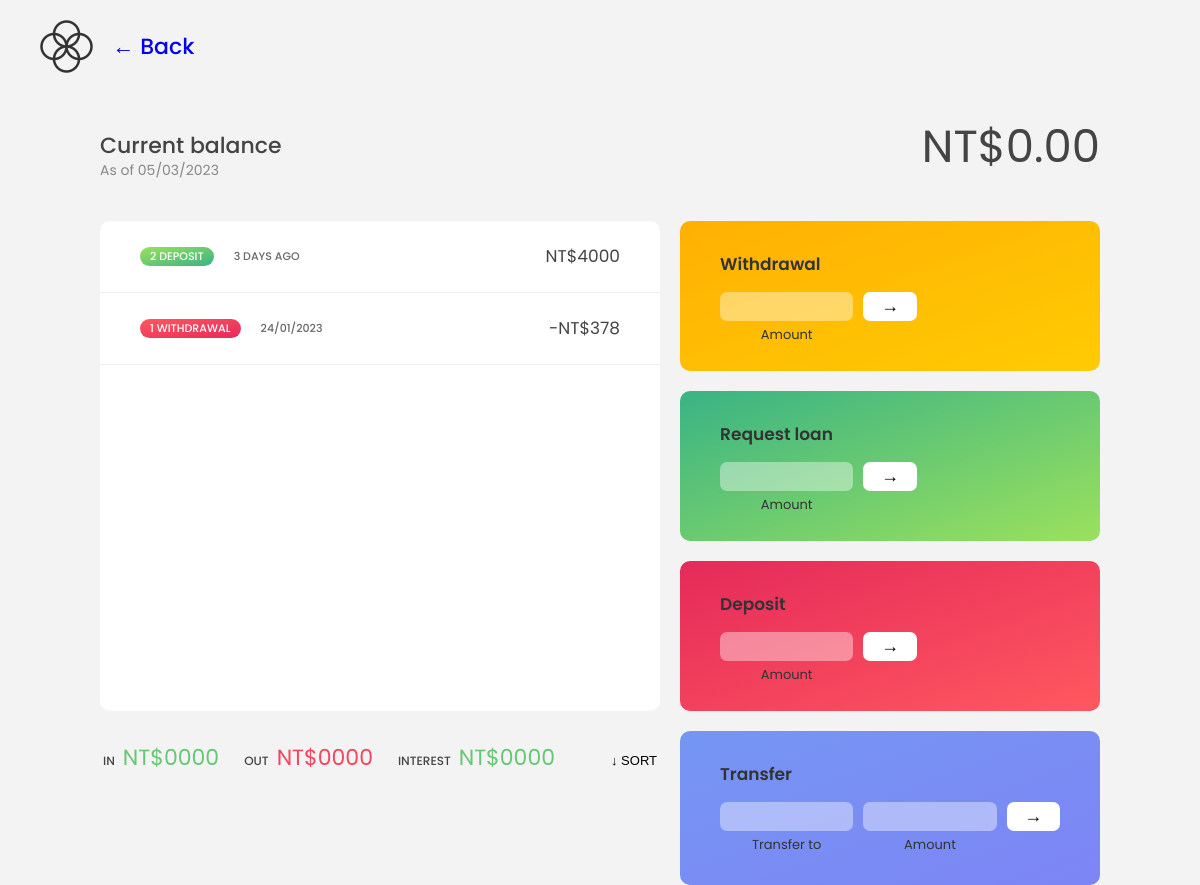
The page /bank/ (signed in) on the database as committed earlier.
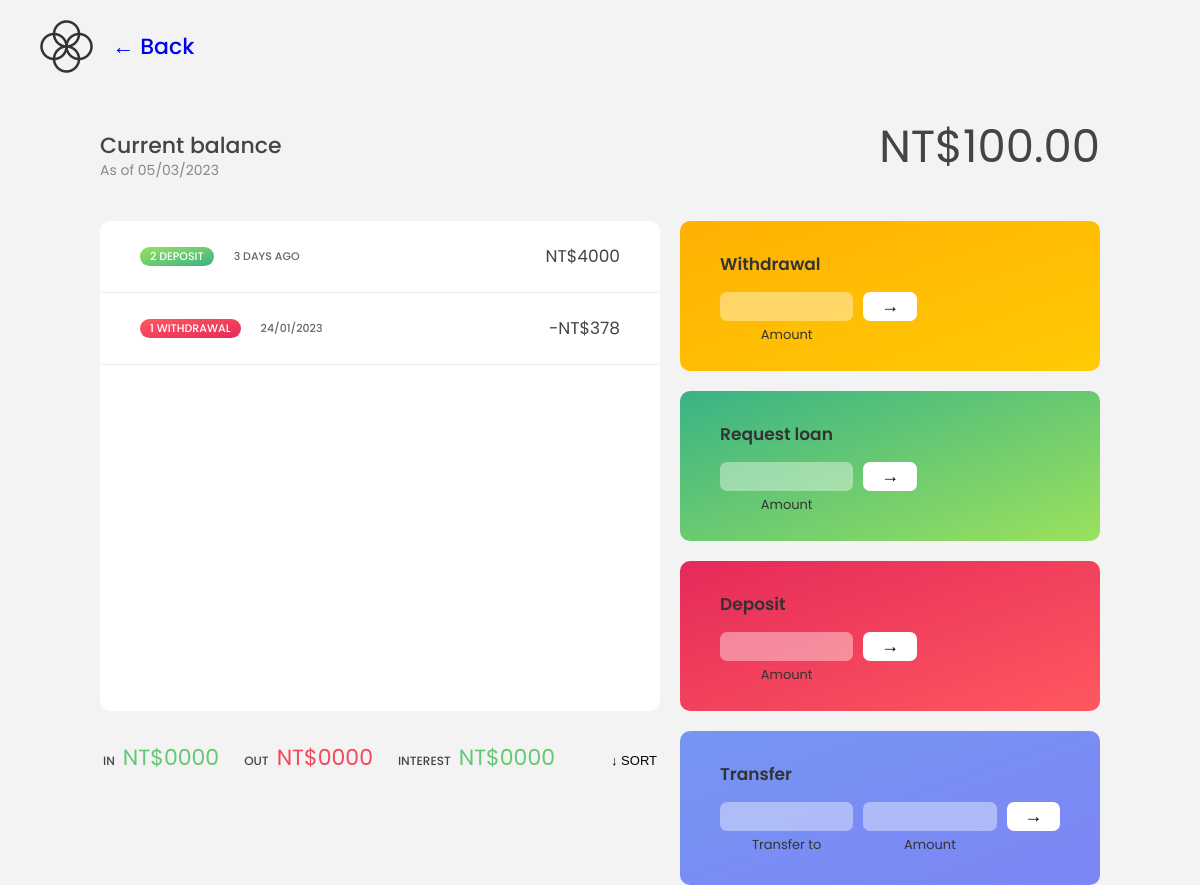
The same page on the database as committed later.
### users/models.py (models this page shows, shortened)
class BankAccount(models.Model):
    owner = models.ForeignKey(UserProfile, on_delete=models.CASCADE, null=False, blank=False)
    account_id = models.UUIDField(default=uuid.uuid4, unique=True, editable=False)
    balance = models.DecimalField(default=0, max_digits=12, decimal_places=2)
    interest = models.DecimalField(default=0, max_digits=12, decimal_places=2)

### bank/views.py (the view)
# urls.py: path('',  views.bankDashboard, name='bankDashboard'),
@login_required(login_url='login')
def bankDashboard(request):
    user_profile = request.user.userprofile
    bankAccount = BankAccount.objects.get(owner=user_profile)
    balance=bankAccount.balance
    context={"balance": balance}
    return render(request, 'bank/bank.html', context)

### bank/templates/bank/bank.html (shortened to what this page needs)
{% load static %}
<!DOCTYPE html>
<html lang="en">
  <head>
    <link rel="stylesheet" href="{% static 'css/bank.css' %} " />
  </head>
  <body>
    <nav>
      <img src="{% static 'img/logo-small.png' %}" alt="Logo" class="logo" />
      <a href="{% url '' %}" class="back__btn">← Back</a>
    </nav>
    <main class="app">
      <div class="balance">
        <div>
          <p class="balance__label">Current balance</p>
          <p class="balance__date">
            As of <span class="date">05/03/2023</span>
          </p>
        </div>
        <p class="balance__value">NT${{ balance }}</p>
      </div>
      <div class="movements">
        <div class="movements__row">
          <div class="movements__type movements__type--deposit">2 deposit</div>
          <div class="movements__date">3 days ago</div>
          <div class="movements__value">NT$4000</div>
        </div>
        <div class="movements__row">
          <div class="movements__type movements__type--withdrawal">
            1 withdrawal
          </div>
          <div class="movements__date">24/01/2023</div>
          <div class="movements__value">-NT$378</div>
        </div>
      </div>
      <div class="summary">
        <p class="summary__label">In</p>
        <p class="summary__value summary__value--in">NT$0000</p>
        <p class="summary__label">Out</p>
        <p class="summary__value summary__value--out">NT$0000</p>
        <p class="summary__label">Interest</p>
        <p class="summary__value summary__value--interest">NT$0000</p>
        <button class="btn--sort">↓ SORT</button>
      </div>
      <div class="operation operation--withdrawal">
        <h2>Withdrawal</h2>
        <form class="form form--withdrawal">
          <input type="number" class="form__input form__input--withdrawal" />
          <button class="form__btn form__btn--withdrawal">→</button>
          <label class="form__label form__label--withdrawal">Amount</label>
        </form>
      </div>
      <div class="operation operation--loan">
        <h2>Request loan</h2>
        <form class="form form--loan">
          <input type="number" class="form__input form__input--loan-amount" />
          <button class="form__btn form__btn--loan">→</button>
          <label class="form__label form__label--loan">Amount</label>
        </form>
      </div>
      <div class="operation operation--deposit">
        <h2>Deposit</h2>
        <form
          class="form form--deposit"
          method="POST"
          action="{% url 'deposit' %}"
        >
          <input
            type="number"
            class="form__input form__input--deposit"
            name="deposit"
          />
          <button class="form__btn form__btn--deposit" type="submit">→</button>
          <label class="form__label form__label--deposit">Amount</label>
        </form>
      </div>
      <div class="operation operation--transfer">
        <h2>Transfer</h2>
        <form class="form form--transfer">
          <input type="text" class="form__input form__input--to" />
          <input type="number" class="form__input form__input--amount" />
          <button class="form__btn form__btn--transfer">→</button>
          <label class="form__label">Transfer to</label>
          <label class="form__label">Amount</label>
        </form>
      </div>
    </main>
  </body>
</html>

### static/css/bank.css (style rules this page uses)
* { margin: 0; padding: 0; box-sizing: inherit; }
html { font-size: 62.5%; box-sizing: border-box; }
body { font-family: "Poppins", sans-serif; color: #444; background-color: #f3f3f3; height: 100vh; padding: 2rem; }
nav { display: flex; justify-content: flex-start; align-items: center; padding: 0 2rem; gap: 2rem; }
.back__btn { font-size: 2.2rem; font-weight: 500; text-decoration: none; }
.logo { height: 5.25rem; }
.app { position: relative; max-width: 100rem; margin: 4rem auto; display: grid; grid-template-columns: 4fr 3fr; grid-template-rows: auto repeat(3, 15rem) auto; gap: 2rem; opacity: 100; transition: all 1s; }
.balance { grid-column: 1 / span 2; display: flex; align-items: flex-end; justify-content: space-between; margin-bottom: 2rem; }
.balance__label { font-size: 2.2rem; font-weight: 500; margin-bottom: -0.2rem; }
.balance__date { font-size: 1.4rem; color: #888; }
.balance__value { font-size: 4.5rem; font-weight: 400; }
.movements { grid-row: 2 / span 3; background-color: #fff; border-radius: 1rem; overflow: scroll; }
.movements__row { padding: 2.25rem 4rem; display: flex; align-items: center; border-bottom: 1px solid #eee; }
.movements__type { font-size: 1.1rem; text-transform: uppercase; font-weight: 500; color: #fff; padding: 0.1rem 1rem; border-radius: 10rem; margin-right: 2rem; }
.movements__date { font-size: 1.1rem; text-transform: uppercase; font-weight: 500; color: #666; }
.movements__type--deposit { background-image: linear-gradient(to top left, #39b385, #9be15d); }
.movements__type--withdrawal { background-image: linear-gradient(to top left, #e52a5a, #ff585f); }
.movements__value { font-size: 1.7rem; margin-left: auto; }
.summary { grid-row: 5 / 6; display: flex; align-items: baseline; padding: 0 0.3rem; margin-top: 1rem; }
.summary__label { font-size: 1.2rem; font-weight: 500; text-transform: uppercase; margin-right: 0.8rem; }
.summary__value { font-size: 2.2rem; margin-right: 2.5rem; }
.summary__value--in, .summary__value--interest { color: #66c873; }
.summary__value--out { color: #f5465d; }
.btn--sort { margin-left: auto; border: none; background: none; font-size: 1.3rem; font-weight: 500; cursor: pointer; }
.operation { border-radius: 1rem; padding: 3rem 4rem; color: #333; }
.operation--withdrawal { background-image: linear-gradient(to bottom right, #ffb003, #ffcb03); }
.operation--loan { background-image: linear-gradient(to bottom right, #39b385, #9be15d); }
.operation--deposit { background-image: linear-gradient(to bottom right, #e52a5a, #ff585f); }
.operation--transfer { background-image: linear-gradient(to bottom right, #7596f3, #7d85f5); }
h2 { margin-bottom: 1.5rem; font-size: 1.7rem; font-weight: 600; color: #333; }
.form { display: grid; grid-template-columns: 2.5fr 2.5fr 1fr; grid-template-rows: auto auto; gap: 0.4rem 1rem; }
.form.form--loan, .form--deposit, .form--withdrawal { grid-template-columns: 2.5fr 1fr 2.5fr; }
.form__label--loan, .form__label--deposit, .form__label--withdrawal { grid-row: 2; }
.form__input { width: 100%; border: none; background-color: rgba(255, 255, 255, 0.4); font-family: inherit; font-size: 1.5rem; text-align: center; color: #333; padding: 0.3rem 1rem; border-radius: 0.7rem; transition: all 0.3s; }
.form__label { font-size: 1.3rem; text-align: center; }
.form__btn { border: none; border-radius: 0.7rem; font-size: 1.8rem; background-color: #fff; cursor: pointer; transition: all 0.3s; }

Rows that differ between the two databases and show on the page:
changed BankAccount: balance "0.00" → "100.00"
